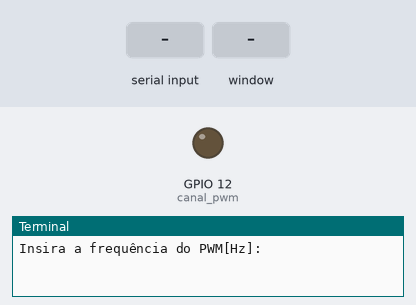
Simulated run of this program. Board: Raspberry Pi (BCM pin numbers). Shown: output pins drawn as LEDs (lit = HIGH), the last lines printed to the terminal. Dashed ring = blinking. The inputs (shaded band) are chosen by the test bench. The desktop window is not drawn, its controls go by their first labels and the mouse button is held 0.15 s.

Above: at 1.2 s.
1.3 s: "5" typed at the terminal, then Enter
At 1.55 s:
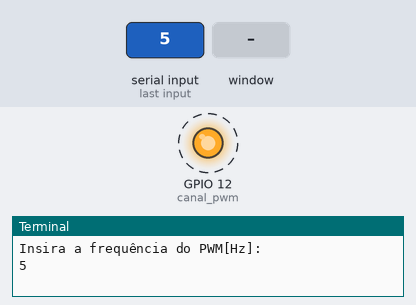
4.3 s: control labelled "Sobe 10%" in the window clicked
7.3 s: control labelled "Desce 1%" in the window clicked
Timing chart, 0 to 16.3 s (numbered marks = the images above; inputs shaded):
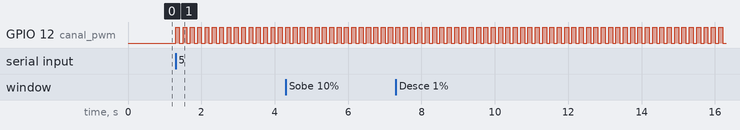

The program:

main.py
```python
#**************************************************************************
#                    RASPBERRY PI 3 - PORTA PWM
#**************************************************************************
#OBS:
#Python versão: 3.7.3
#Raspberry versão: Pi3 Model b
#Saída no PWM no pino 32
#**************************************************************************
#INCLUDES
from tkinter import*
from tkinter.ttk import*

import RPi.GPIO as gpio    #Modulo das portas de uso geral

#**************************************************************************
#CONSTANTES E DEFINIÇÕES
resolucao = '190x140+20+20'
canal_pwm = 12

#**************************************************************************
# Variáveis Globais
duty_cicle = 50.0

#***************************************************************************
#CONFIGURAÇÃO DO PWM
gpio.setmode(gpio.BCM)
gpio.setwarnings(False)     #Desabilita os alertas de porta em uso
gpio.setup(12,gpio.OUT)		#Configura o pino como saída
freq = float(input("Insira a frequência do PWM[Hz]: "))
pwmRed = gpio.PWM(canal_pwm, freq) #Instancia o objeto, parâmetros (canal, frequencia)
pwmRed.start(duty_cicle)


#EVENTOS
def clica_bt2(event):
    global duty_cicle
    duty_cicle = duty_cicle*1.1
    if (duty_cicle > 100.0):
        duty_cicle = 99
    pwmRed.ChangeDutyCycle(duty_cicle)
    print("Duty Cicle atual: ", duty_cicle)

def clica_bt3(event):
    global duty_cicle
    duty_cicle = duty_cicle*0.9
    pwmRed.ChangeDutyCycle(duty_cicle)
    print("Duty Cicle atual: ", duty_cicle)

def clica_bt4(event):
    global duty_cicle
    duty_cicle = duty_cicle*1.01
    if (duty_cicle > 100.0):
        duty_cicle = 99
    pwmRed.ChangeDutyCycle(duty_cicle)
    print("Duty Cicle atual: ", duty_cicle)

def clica_bt5(event):
    print('Clicou no Botão Desce 1%.')
    global duty_cicle
    duty_cicle = duty_cicle*0.99
    pwmRed.ChangeDutyCycle(duty_cicle)
    print("Duty Cicle atual: ", duty_cicle)

#****************************************************************************
#GUI
janela = Tk()
janela.geometry(resolucao)


lb1 = Label(janela, text='Raspberry Pi3 - Porta PWM')
lb2 = Label(janela, text=' ')
lb5 = Label(janela, text=' ')


bt2 = Button(janela, text='Sobe 10%', width=10)
bt3 = Button(janela, text='Desce 10%', width=10)
bt4 = Button(janela, text='Sobe 1%', width=10)
bt5 = Button(janela, text='Desce 1%', width=10)


bt2.bind('<Button-1>', clica_bt2)
bt3.bind('<Button-1>', clica_bt3)
bt4.bind('<Button-1>', clica_bt4)
bt5.bind('<Button-1>', clica_bt5)


#****************************************************************************
#Layout
lb1.grid(row=0, column=0, sticky=W, columnspan=2)
lb2.grid(row=1, column=0, sticky=W)
bt2.grid(row=2, column=0, sticky=W)
bt3.grid(row=2, column=1, sticky=W)
lb5.grid(row=3, column=0, sticky=W)
bt4.grid(row=4, column=0, sticky=W)
bt5.grid(row=4, column=1, sticky=W)

#******************************************************************************
#Run
janela.mainloop()
```

Measured:
- after the input at 1.3 s, GPIO 12 (canal_pwm): alternates HIGH for 0.10 s and LOW for 0.10 s, starting at once
